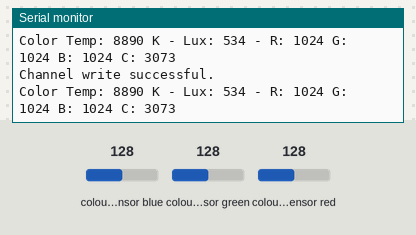
The sketch below on a simulated ESP8266 (NodeMCU). On the bench: the last lines printed to the serial monitor. The inputs (shaded band) are chosen by the test bench; at power-on: colour sensor green 128, colour sensor red 128, colour sensor blue 128. WiFi joins after 1.5 s; servers stay silent unless stated.

Above: at 6.2 s.
6.3 s: colour sensor green set to 5
At 6.66 s:
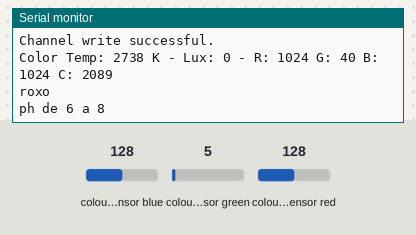
7.9 s: colour sensor green set to 191
At 8.42 s:
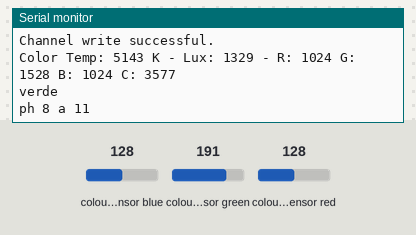
9.7 s: colour sensor red set to 250
At 10.19 s:
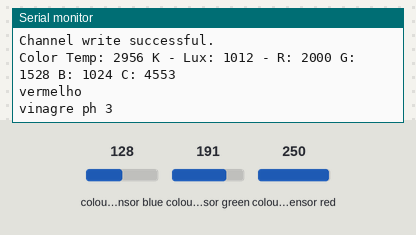
11.4 s: colour sensor blue set to 5
At 11.95 s:
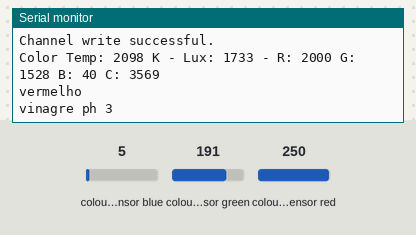
12.9 s: colour sensor green set to 64
At 13.36 s:
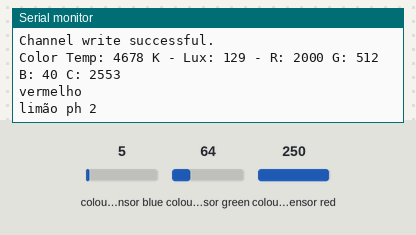
Timing chart, 0 to 15.9 s (numbered marks = the images above; inputs shaded):
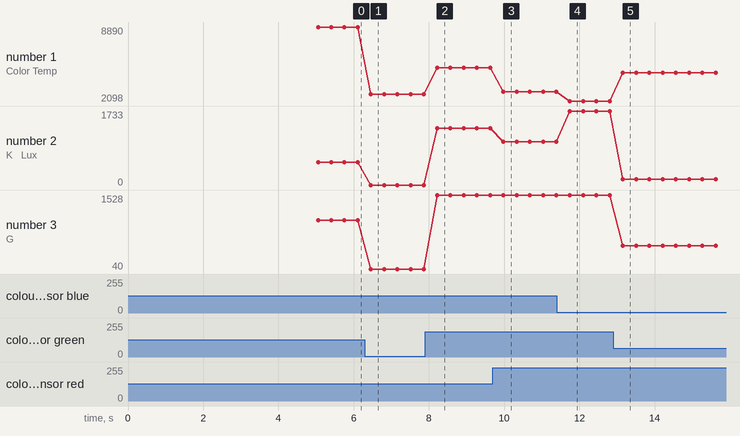

The sketch:

envio_ph.ino
```cpp
/* Monitoramento de pH utilizando sensor de cor RGB TCS34725
 * Universidade Federal do Espírito Santo
 * Lucas Sachetti
 */

#include <Wire.h>
#include "Adafruit_TCS34725.h"
#include "ThingSpeak.h"


//Variáveis para comunicação com a plataforma ThingSpeak
unsigned long myChannelNumber = 932062;
const char * myWriteAPIKey = "TMCN3JGPCDJPSJ5E";

#include <ESP8266WiFi.h>

//Variáveis para comunicação Wi-Fi
char ssid[] = "iPhone de Gabriel";   // your network SSID (name)
char pass[] = "12345678";   // your network password
int keyIndex = 0;            // your network key index number (needed only for WEP)
WiFiClient  client;


/* Example code for the Adafruit TCS34725 breakout library */

/* Connect SCL to analog 5
Connect SDA to analog 4
Connect VDD to 3.3V DC
Connect GROUND to common ground */

/* Initialise with default values (int time = 2.4ms, gain = 1x) */
// Adafruit_TCS34725 tcs = Adafruit_TCS34725();

/* Initialise with specific int time and gain values */
Adafruit_TCS34725 tcs = Adafruit_TCS34725(TCS34725_INTEGRATIONTIME_700MS, TCS34725_GAIN_1X);

void setup(void) {
  Serial.begin(115200);

  WiFi.mode(WIFI_STA);

  ThingSpeak.begin(client);

  if (tcs.begin()) {
  Serial.println("Found sensor");
  } else {
  Serial.println("No TCS34725 found ... check your connections");
  while (1);
  }

}

void loop(void) {

//Fazendo conexão com o Wi-Fi, em caso de erros é feita uma reconexão a cada 5 segundos
  // Connect or reconnect to WiFi
  if (WiFi.status() != WL_CONNECTED) {
    Serial.print("Attempting to connect to SSID: ");
    Serial.println("iPhone de Gabriel");
    while (WiFi.status() != WL_CONNECTED) {
      WiFi.begin(ssid, pass); // Connect to WPA/WPA2 network. Change this line if using open or WEP network
      Serial.print(".");
      delay(5000);
    }
    Serial.println("\nConnected.");
  }

uint16_t r, g, b, c, colorTemp, lux;

tcs.getRawData(&r, &g, &b, &c);
colorTemp = tcs.calculateColorTemperature(r, g, b);
lux = tcs.calculateLux(r, g, b);

Serial.print("Color Temp: "); Serial.print(colorTemp, DEC); Serial.print(" K - ");
Serial.print("Lux: "); Serial.print(lux, DEC); Serial.print(" - ");
Serial.print("R: "); Serial.print(r, DEC); Serial.print(" ");
Serial.print("G: "); Serial.print(g, DEC); Serial.print(" ");
Serial.print("B: "); Serial.print(b, DEC); Serial.print(" ");
Serial.print("C: "); Serial.print(c, DEC); Serial.print(" ");
Serial.println(" ");

long ph = 0;

//Medindo o nível de pH de acordo com a intensidade das cores

if (r > g && g > b){
 Serial.println("vermelho");
 if(c >= (10*lux)){
  Serial.println("limão ph 2");
  ph = 2;
  } else {
    Serial.println("vinagre ph 3");
    ph = 3;
  }
}
else if (g > r && g > b){
  Serial.println("verde");
  Serial.println("ph 8 a 11");
  ph = 9;
} else if (r > g && b > g){
  Serial.println("roxo");
  Serial.println("ph de 6 a 8");
  ph = 7;
} else if (r > g && r > (2*b) && g > (2*b)) {
  Serial.println("amarelo");
  Serial.println("ph 12+");
  ph = 12;
}


//Envio do dado de pH para a plataforma

  int httpCode = ThingSpeak.writeField(myChannelNumber, 1, ph, myWriteAPIKey);

  if (httpCode == 200) {
    Serial.println("Channel write successful.");
  }
  else {
    Serial.println("Problem writing to channel. HTTP error code " + String(httpCode));
  }


}
```

Measured:
- after the input at 6.3 s, the serial monitor: prints a new line after 0.16 s (image 1)
- after the input at 7.9 s, the serial monitor: prints a new line after 0.32 s (image 2)
- after the input at 9.7 s, the serial monitor: prints a new line after 0.28 s (image 3)
- after the input at 11.4 s, the serial monitor: prints a new line after 0.35 s (image 4)
- after the input at 12.9 s, the serial monitor: prints a new line after 0.26 s (image 5)
- plotted number 1: 8890 → 2738 after the input at 6.3 s, 2738 → 5143 after the input at 7.9 s, 5143 → 2956 after the input at 9.7 s, 2956 → 2098 after the input at 11.4 s, 2098 → 4678 after the input at 12.9 s
- plotted number 2: 534 → 0 after the input at 6.3 s, 0 → 1329 after the input at 7.9 s, 1329 → 1012 after the input at 9.7 s, 1012 → 1733 after the input at 11.4 s, 1733 → 129 after the input at 12.9 s
- plotted number 3: 1024 → 40 after the input at 6.3 s, 40 → 1528 after the input at 7.9 s, 1528 → 512 after the input at 12.9 s
